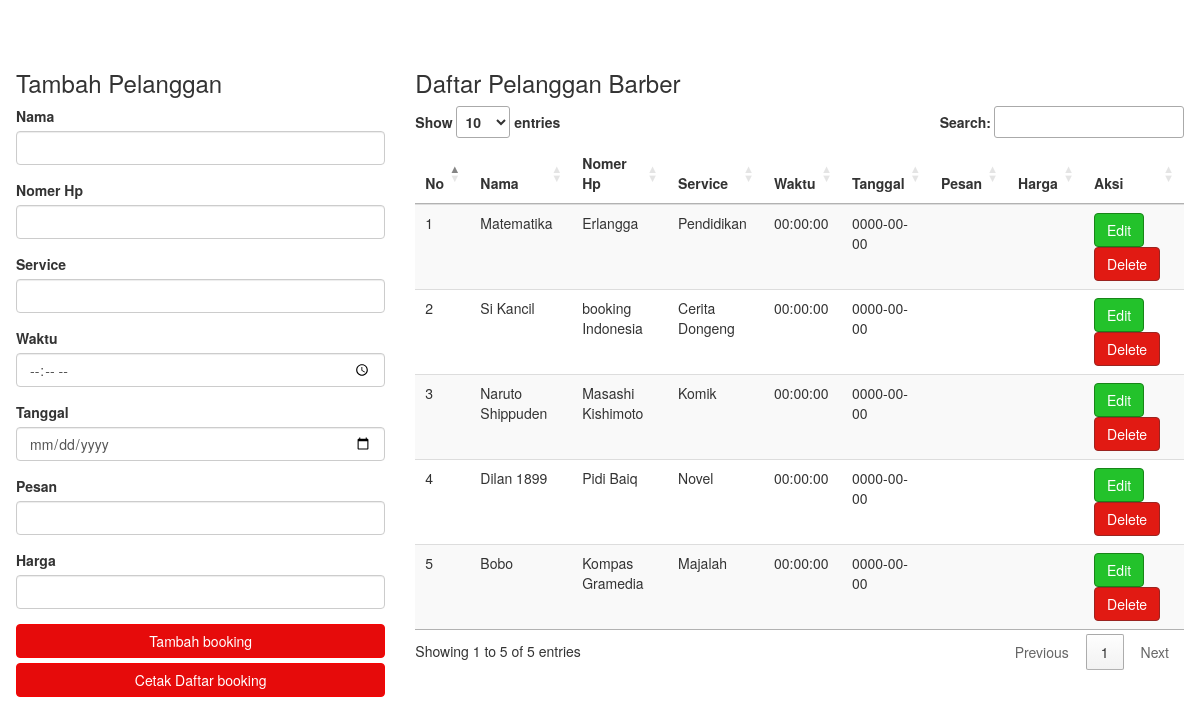
Screenshot of /Admin/index.php with the database file from the repository.
### tables this page shows
CREATE TABLE `booking` (
  `id_booking` int(11) NOT NULL,
  `nama_booking` varchar(100) NOT NULL,
  `nomerhp_booking` varchar(100) NOT NULL,
  `service_booking` varchar(50) NOT NULL,
  `waktu_booking` time NOT NULL,
  `tanggal_booking` date NOT NULL,
  `pesan_booking` varchar(100) NOT NULL,
  `harga_booking` varchar(50) NOT NULL
);

### Admin/index.php (the view, shortened to what this page needs)
<!DOCTYPE html>
<html lang="en">
<head>
    <link rel="stylesheet" href="bootstrap/css/bootstrap.css">
    <link rel="stylesheet" type="text/css" href="//cdn.datatables.net/1.10.11/css/jquery.dataTables.min.css">
</head>
<body>
    <?php
    include('config.php');
    $query = "SELECT * FROM booking";
    $result = mysqli_query($conn, $query);
    ?>
    <div class="container bg-info" style="padding-top: 50px; padding-bottom: 30px; padding-left: 1px; padding-right: 1px;">
        <div class="row">
            <div class="col-sm-4">
                <h3>Tambah Pelanggan</h3>
                <form role="form" action="insert.php" method="post">
                    <div class="form-group">
                        <label>Nama</label>
                        <input type="text" name="nama_bk" class="form-control">
                    </div>
                    <div class="form-group">
                        <label>Nomer Hp</label>
                        <input type="text" name="nomerhp_bk" class="form-control">
                    </div>
                    <div class="form-group">
                        <label>Service</label>
                        <input type="text" name="service_bk" class="form-control">
                    </div>
                    <div class="form-group">
                        <label>Waktu</label>
                        <input type="time" name="waktu_bk" class="form-control">
                    </div>
                    <div class="form-group">
                        <label>Tanggal</label>
                        <input type="date" name="tanggal_bk" class="form-control">
                    </div>
                    <div class="form-group">
                        <label>Pesan</label>
                        <input type="text" name="pesan_bk" class="form-control">
                    </div>
                    <div class="form-group">
                        <label>Harga</label>
                        <input type="text" name="harga_bk" class="form-control">
                    </div>
                    <button type="submit" class="btn btn-info btn-block">Tambah booking</button>
                    <button type="submit" class="btn btn-info btn-block"><a target="_blank" href="cetak.php">
                            <font color="White">Cetak Daftar booking</font>
                        </a></button>
                </form>
            </div>
            <div class="col-sm-8">
                <h3>Daftar Pelanggan Barber</h3>
                <table class="table table-striped table-hover dtabel">
                    <thead>
                        <tr>
                            <th>No</th>
                            <th>Nama</th>
                            <th>Nomer Hp</th>
                            <th>Service</th>
                            <th>Waktu</th>
                            <th>Tanggal</th>
                            <th>Pesan</th>
                            <th>Harga</th>
                            <th>Aksi</th>
                        </tr>
                    </thead>
                    <tbody>
                        <?php
                        $no = 1;
                        while ($row = mysqli_fetch_assoc($result)) {
                        ?>
                            <tr>
                                <td><?php echo $no++; ?></td>
                                <td><?php echo $row['nama_booking']; ?></td>
                                <td><?php echo $row['nomerhp_booking']; ?></td>
                                <td><?php echo $row['service_booking']; ?></td>
                                <td><?php echo $row['waktu_booking']; ?></td>
                                <td><?php echo $row['tanggal_booking']; ?></td>
                                <td><?php echo $row['pesan_booking']; ?></td>
                                <td><?php echo $row['harga_booking']; ?></td>
                                <td>
                                    <a href="editform.php?id=<?php echo $row['id_booking']; ?>" class="btn btn-success" role="button">Edit</a>
                                    <a href="delete.php?id=<?php echo $row['id_booking'] ?>" class="btn btn-danger" role="button">Delete</a>
                                </td>
                            </tr>
                        <?php
                        }
                        ?>
                    </tbody>
                </table>
            </div>
        </div>
    </div>
</body>
</html>

### rows the page displays
booking: nama_booking "Matematika", nomerhp_booking "Erlangga", service_booking "Pendidikan", waktu_booking "00:00:00", tanggal_booking "0000-00-00"
booking: nama_booking "Si Kancil", nomerhp_booking "booking Indonesia", service_booking "Cerita Dongeng", waktu_booking "00:00:00", tanggal_booking "0000-00-00"
booking: nama_booking "Naruto Shippuden", nomerhp_booking "Masashi Kishimoto", service_booking "Komik", waktu_booking "00:00:00", tanggal_booking "0000-00-00"
booking: nama_booking "Dilan 1899", nomerhp_booking "Pidi Baiq", service_booking "Novel", waktu_booking "00:00:00", tanggal_booking "0000-00-00"
booking: nama_booking "Bobo", nomerhp_booking "Kompas Gramedia", service_booking "Majalah", waktu_booking "00:00:00", tanggal_booking "0000-00-00"
